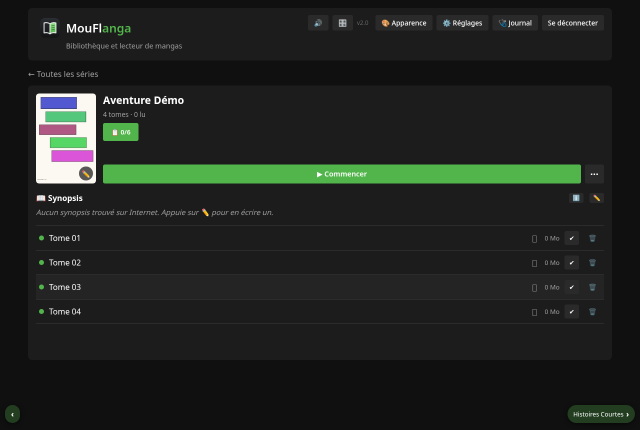
#> input picture docs/screenshots/serie.png, 1280 x 860 px (shown at 1/2 size)
$ python -i optimiser.py   (imports and definitions only)   (older library calls are emulated)
#> lines starting #> are read from the running program, lines starting #| are printed output that depends on the picture
#> further down, picture is the input picture: PIL image 1280x860 RGB; mean R, G, B 32, 35.7, 31.8
"""🪶 Alléger les tomes sans perte visible, et 🧼 éclaircir le papier des scans gris.

Alléger : pour chaque tome, quelques pages d'essai sont recompressées en JPEG à plusieurs qualités ; on garde la plus
basse dont l'écart avec l'original reste invisible (PSNR ≥ 42 dB sur chaque page d'essai) et qui fait gagner au moins
10 %. Une page qui ne gagne rien garde ses octets d'origine. Les noms et l'ordre des pages, chapitres.json et
ComicInfo.xml sont recopiés tels quels : le tome reste lisible et rangé pareil.
✨ Améliorer (vieux scans, seulement si on le demande) : réglages de 0 à 3 pour débruiter, adoucir les trames, blanchir
le papier (fond gris ou jauni, même inégal), renforcer les noirs, effacer les petites taches isolées, lisser les traits
en escalier et rendre plus net. Jamais sur une
page en couleur. Voir ameliorer().
L'original part à la corbeille (30 jours) seulement quand le nouveau fichier est écrit et relu ; un fichier encore
partagé par qBittorrent (lien physique) n'est jamais touché.
"""
import io
import logging
import threading
import time
import zipfile
from pathlib import Path

import cv2
import numpy as np
from PIL import Image, ImageOps

COMICINFO = "ComicInfo.xml"
logger = logging.getLogger("mouflanga")

QUALITES = (80, 85, 88, 92)
PSNR_MIN = 39.0            # en dessous, des différences peuvent se voir en zoomant ; au-dessus, invisibles à l'écran
GAIN_MIN = 0.10
_IMAGES = (".jpg", ".jpeg")                 # seulement les JPEG : un PNG ou un WebP garde son format et ses octets
_ETAT = {}                      # série → {"en_cours", "fait", "total", "message", "rapport"}
_VERROU = threading.Lock()


# [11 lines left out: functions _psnr, _jpeg, not called in this run]


_QUANT_Q50 = np.sort(np.array([16, 11, 10, 16, 24, 40, 51, 61, 12, 12, 14, 19, 26, 58, 60, 55, 14, 13, 16, 24, 40, 57, 69, 56, 14, 17, 22, 29, 51, 87, 80, 62,
                               18, 22, 37, 56, 68, 109, 103, 77, 24, 35, 55, 64, 81, 104, 113, 92, 49, 64, 78, 87, 103, 121, 120, 101, 72, 92, 95, 98, 112,
                               100, 103, 99], dtype=np.float64))     # table de luminosité standard à la qualité 50 (libjpeg)


# [8 lines left out: function qualite_jpeg, not called in this run]


QUALITE_ORIGINE = "origine"       # qualite_forcee : réenregistrer chaque tome à la qualité qu'il avait déjà (sans l'alléger)


def _pages(z: zipfile.ZipFile):
    return [n for n in z.namelist() if Path(n).suffix.lower() in _IMAGES]


# [24 lines left out: functions qualite_origine, est_couleur, not called in this run]


# ✨ Amélioration des vieux scans : chaque réglage va de 0 (non) à 3 (fort), appliqué dans cet ordre. « uniformiser » (0 ou 1) cale les
# noirs, les blancs et la teinte du tome sur ceux des autres tomes de la série (voir uniformite.py) : il lui faut le calage du tome.
AMELIORATIONS = ("debruit", "trames", "papier", "noirs", "taches", "lisser", "nettete", "agrandir", "uniformiser")


# [296 lines left out: functions reglages_amelioration, _traits, _caler, ameliorer, reduire, analyser and 4 more, not called in this run]


def etat(serie):
    with _VERROU:
        return dict(_ETAT.get(serie) or {})


# [74 lines left out: function lancer, not called in this run]


_CACHE_COMPARAISON = {}


# [13 lines left out: function comparer, not called in this run]


_VERROU_COMPARAISON = threading.Lock()


# [32 lines left out: function _comparer, not called in this run]


# ---------------- 📖 Pages doubles : une image large contient souvent deux pages collées ----------------
import archives                         # ordre et numérotation des pages tels que le lecteur les voit
import xml.etree.ElementTree as ET

_RATIO_DOUBLE = 1.2                     # largeur / hauteur à partir de laquelle une image est une double page
_DOUBLES_CACHE = {}                     # (fichier, date, taille) → liste repérée
_COUPES_ETAT = {}                       # série → {"en_cours", "fait", "total", "message", "rapport"}
_COUPE_FORMATS = (".jpg", ".jpeg", ".png", ".webp")


# [48 lines left out: functions reperer_doubles, apercu_page, apercu_paire, not called in this run]


# ---------------- 🔍 Repérer les paires de pages à assembler ----------------
_HAUTEUR_PAIRES = 1400                  # hauteur des pages pour le repérage : plus bas, les raies de scan et les traits fins se perdent
_PAIRES_CACHE = {}                      # (fichier, date, taille, sens) → paires repérées
SEUIL_PAIRE_POSSIBLE = 0.5              # accord des deux bords : à vérifier (≈ 1 fausse alerte sur 100 paires de pages voisines)
SEUIL_PAIRE_PROBABLE = 0.7              # ≈ 1 fausse alerte sur 200, un tiers des vraies paires


def _bandes_de_bord(im, k=6):
    """Les `k` colonnes de chaque bord d'une page (liserés de scan retirés), page réduite à _HAUTEUR_PAIRES : (bord gauche, bord droit)."""
#> called with k = 6
    im = im.convert("L")
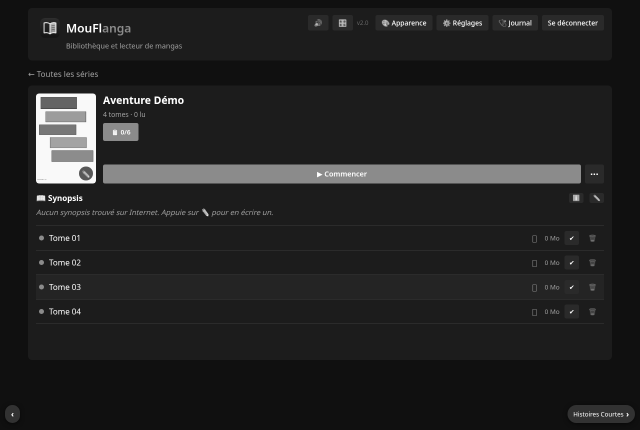
#> im: PIL image 1280x860 L (shown at 1/2 size); min 10, max 255, mean 34.1
    if im.height > _HAUTEUR_PAIRES:
        im = im.resize((max(1, round(im.width * _HAUTEUR_PAIRES / im.height)), _HAUTEUR_PAIRES), Image.BOX)
    gauche, droite = _rogner_bord(im, "gauche"), _rogner_bord(im, "droite")
    return np.asarray(gauche)[:, :k].astype(np.float32), np.asarray(droite)[:, -k:].astype(np.float32)


# [187 lines left out: functions score_paire, reperer_paires, _moities, _octets_page, _comicinfo_maj, couper and 1 more, not called in this run]


def _rogner_bord(im, cote, maxi=0.04):
    """Enlève, du côté qui touche l'autre page, les colonnes de bord du scan (liseré blanc ou noir, même dégradé) qui tranchent sur le dessin
    juste à côté : c'est ce qui fait la raie au milieu. Jamais plus de 4 % de la largeur pour le liseré, 8 % pour la marge blanche vide ; le dessin, lui, n'est pas touché."""
#> called with cote = 'gauche', maxi = 0.04
    moyennes = np.asarray(im.convert("L"), dtype=np.float32).mean(axis=0)
#> moyennes = 1280 values, max 79.56 at index 102, min 15.85 at index 9, mean 34.12
    ordre = moyennes[::-1] if cote == "droite" else moyennes
#> ordre has the same summary as moyennes
    limite = int(im.width * maxi)
#> limite = 51
    ref = float(np.median(ordre[8:40])) if len(ordre) > 40 else float(np.median(ordre))     # le dessin juste derrière le liseré
#> ref = 17.18
    stable = float(np.median(ordre[30:70])) if len(ordre) > 70 else ref
#> stable = 16.96
    zone = [j for j in range(min(24, len(ordre))) if abs(ordre[j] - stable) > 20]            # ombre ou halo de la reliure : tout ce qui dévie
#> zone = []
    proche = float(np.median(ordre[8:16])) if len(ordre) > 16 else ref
#> proche = 16.74
    fins = [j for j in range(min(8, len(ordre))) if abs(ordre[j] - proche) > 7]                # raie fine : même peu marquée, elle court sur toute la hauteur
#> fins = []
    base = max(zone[-1] + 1 if zone else 0, fins[-1] + 1 if fins else 0)
#> base = 0
    franches = [j for j in range(min(8, len(ordre) - 3)) if abs(ordre[j] - ref) > 40 and abs(ordre[j + 3] - ref) <= 25]    # trait étroit
#> franches = []
    n = max(base, franches[-1] + 1 if franches else 0)         # un liseré peut avoir un trou : blanc, trait noir, blanc
#> n = 0
    while n < limite and n < len(ordre) and abs(ordre[n] - ref) > 12 and (ordre[n] > 170 or ordre[n] < 40 or (n < 8 and abs(ordre[n] - ref) > 40)):
        n += 1                                   # liseré clair ou sombre ; sur les 8 premières colonnes, tout ce qui tranche franchement
#> this loop made 0 passes
#> after the loop, n = 0
    encre = (np.asarray(im.convert("L")) < 215).sum(axis=0)                  # traits par colonne
#> encre = 1280 values, max 860 at index 0, min 665 at index 187, mean 847.7
    encre = encre[::-1] if cote == "droite" else encre
    blanc_max = int(im.width * 0.08)
#> blanc_max = 102
    avant_marge = n
#> avant_marge = 0
    while n < blanc_max and n < len(encre) and encre[n] <= max(2, im.height // 120) and (ordre[n] > 200 or ordre[n] < 40):   # marge blanche coupée par le scan
        n += 1
#> after the loop, n = 0
    if n > avant_marge:                                                      # marge blanche retirée : son dégradé (halo clair) reste devant le dessin
        ref2 = float(np.median(ordre[n + 12:n + 45])) if len(ordre) > n + 45 else float(np.median(ordre[n:]))
        fin = n + 12
        while n < fin and n < len(ordre) and ordre[n] - ref2 > 20:
            n += 1
    gris = np.asarray(im.convert("L"), dtype=np.int16)
    gris = gris[:, ::-1] if cote == "droite" else gris
    n += _raie_dans_le_noir_ou_le_blanc(gris[:, n:])
    if not n:
        return im
    return im.crop((0, 0, im.width - n, im.height)) if cote == "droite" else im.crop((n, 0, im.width, im.height))


def _raie_dans_le_noir_ou_le_blanc(gris, largeur=12):
    """Raie fine du bord que les moyennes de colonnes ne voient pas : un fil clair dans une zone noire, ou un fil sombre dans une zone
    blanche (le dessin voisin décide). Rend le nombre de colonnes à retirer (0 s'il n'y en a pas)."""
#> called with largeur = 12
    if gris.shape[1] < largeur + 12:
        return 0
    voisin = np.median(gris[:, largeur:largeur + 8], axis=1)                  # ce que devrait être la ligne, d'après le dessin d'à côté
#> voisin = 860 values, max 50 at index 814, min 12 at index 844, mean 17.12
    noir, blanc = voisin < 70, voisin > 205
    dernier = -1
    for j in range(largeur):
        ecart = gris[:, j] - voisin
        if noir.sum() > gris.shape[0] // 20 and ecart[noir].mean() > 45:        # fil clair dans le noir
            dernier = j
        elif blanc.sum() > gris.shape[0] // 20 and ecart[blanc].mean() < -45:   # fil sombre dans le blanc
            dernier = j
    return dernier + 1


# [68 lines left out: functions _intersections, _courbe_profils, _bords, _courbe_lignes, _pic, not called in this run]


SEUIL_FIN = 0.8                 # accord des deux colonnes qui touchent la jointure : assez net pour décider seul
SEUIL_GROSSIER = 0.8            # accord des traits prolongés + profils : en dessous, le décalage reste à 0 et on le dit


# [33 lines left out: function estimer_decalage, not called in this run]


def _decalage_vertical(gauche, droite):
    """Le décalage à appliquer (0 quand l'estimation est incertaine). Voir estimer_decalage."""
    return estimer_decalage(gauche, droite)["dy"]


# [145 lines left out: functions carte_assemblage, assembler, lancer_coupes, not called in this run]


def coupes_etat(serie):
    with _VERROU:
        return dict(_COUPES_ETAT.get(serie) or {})

>>> from PIL import Image
>>> picture = Image.open('docs/screenshots/serie.png')
>>> result = _bandes_de_bord(picture)
#> call 2 of _rogner_bord, with cote = 'droite', maxi = 0.04
#> in _rogner_bord (call 2), `ordre = moyennes[::-1] if cote == "droite" else moyennes`: ordre = 1280 values, max 79.56 at index 1177, min 15.85 at index 1239, mean 34.12
#> in _rogner_bord (call 2), `ref = float(np.median(ordre[8:40])) if len(ordre) > 40 else float(np.m..`: ref = 17.36
#> in _rogner_bord (call 2), `stable = float(np.median(ordre[30:70])) if len(ordre) > 70 else ref`: stable = 18.24
#> in _rogner_bord (call 2), `proche = float(np.median(ordre[8:16])) if len(ordre) > 16 else ref`: proche = 16.56
#> after the loop in _rogner_bord (call 2), `while n < limite and n < len(ordre) and abs(ordre[n] - ref) > 12 and (..`: n = 0
#> in _rogner_bord (call 2), `encre = encre[::-1] if cote == "droite" else encre`: encre = 1280 values, max 860 at index 0, min 665 at index 1091, mean 847.7
#> after the loop in _rogner_bord (call 2), `while n < blanc_max and n < len(encre) and encre[n] <= max(2, im.heigh..`: n = 0
#> in _rogner_bord (call 2), `gris = gris[:, ::-1] if cote == "droite" else gris`:
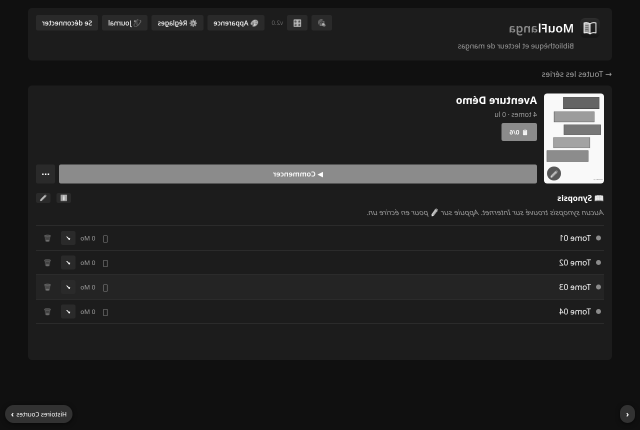
#> gris: shape (860, 1280) int16 (shown at 1/2 size); min 10, max 255, mean 34.1

$ run again, on docs/screenshots/apparence.png
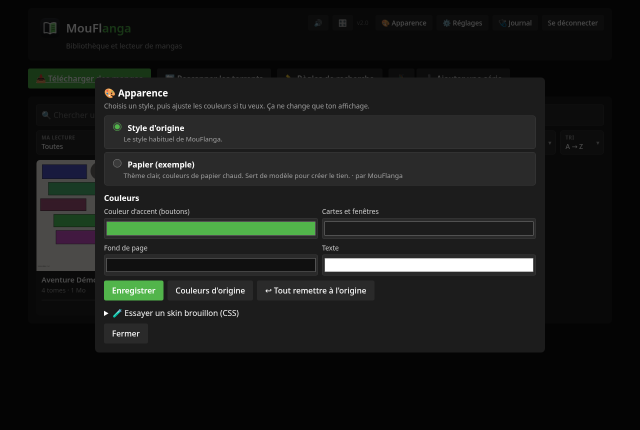
#> input picture docs/screenshots/apparence.png, 1280 x 860 px (shown at 1/2 size)
#> picture is the input picture: PIL image 1280x860 RGB; mean R, G, B 24.4, 26, 24.3
#> in _bandes_de_bord, `im = im.convert("L")`:
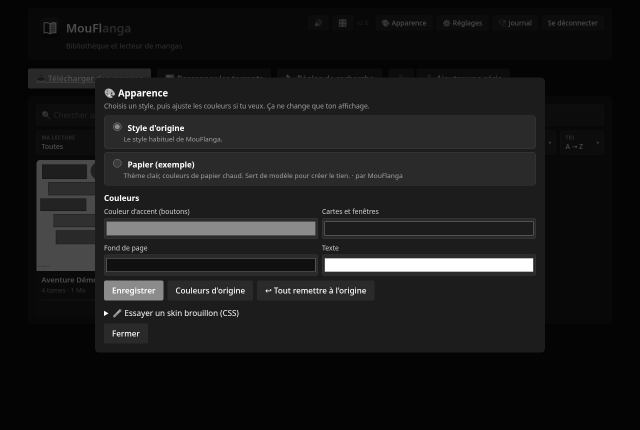
#> im: PIL image 1280x860 L (shown at 1/2 size); min 2, max 255, mean 25.3
#> moyennes = 1280 values, max 46.68 at index 251, min 4 at index 0, mean 25.32
#> ordre has the same summary as moyennes
#> ref = 4
#> zone = []
#> proche = 4
#> fins = []
#> base = 0
#> franches = []
#> in _rogner_bord, `n = max(base, franches[-1] + 1 if franches else 0)`: n = 0
#> in _rogner_bord, `encre = (np.asarray(im.convert("L")) < 215).sum(axis=0)`: encre = 1280 values, max 860 at index 0, min 821 at index 251, mean 848.8
#> avant_marge = 0
#> voisin = 860 values from 4 to 4
#> ordre = 1280 values, max 46.68 at index 1028, min 4 at index 0, mean 25.32
#> after the loop in _rogner_bord (call 2), `while n < limite and n < len(ordre) and abs(ordre[n] - ref) > 12 and (..`: n = 0
#> in _rogner_bord (call 2), `encre = encre[::-1] if cote == "droite" else encre`: encre = 1280 values, max 860 at index 0, min 821 at index 1018, mean 848.8
#> after the loop in _rogner_bord (call 2), `while n < blanc_max and n < len(encre) and encre[n] <= max(2, im.heigh..`: n = 0
#> in _rogner_bord (call 2), `gris = gris[:, ::-1] if cote == "droite" else gris`:
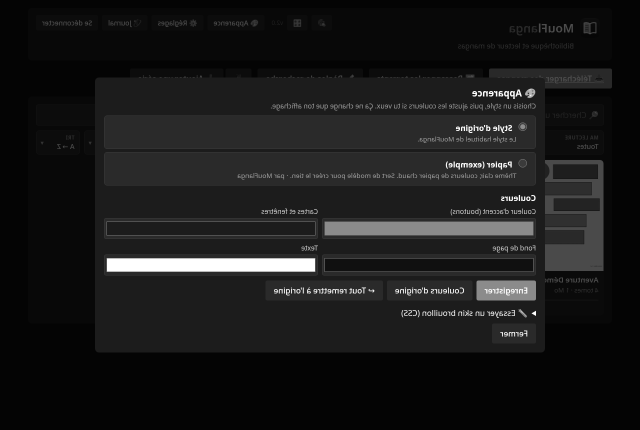
#> gris: shape (860, 1280) int16 (shown at 1/2 size); min 2, max 255, mean 25.3

$ run again, on docs/screenshots/journal.png
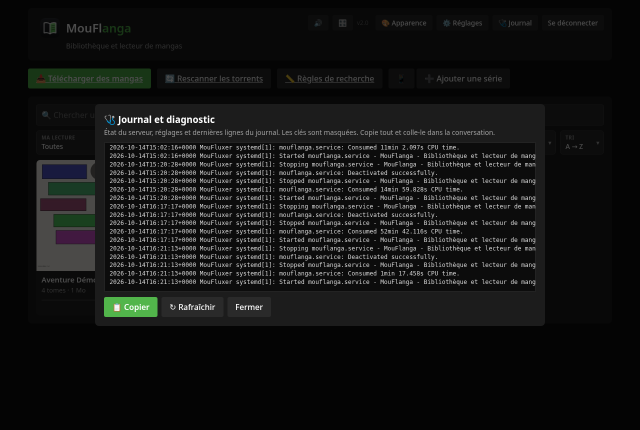
#> input picture docs/screenshots/journal.png, 1280 x 860 px (shown at 1/2 size)
#> picture is the input picture: PIL image 1280x860 RGB; mean R, G, B 18.6, 19.2, 18.6
#> moyennes = 1280 values, max 53.87 at index 302, min 4 at index 0, mean 18.94
#> ordre has the same summary as moyennes
#> ref = 4
#> zone = []
#> proche = 4
#> fins = []
#> base = 0
#> franches = []
#> in _rogner_bord, `n = max(base, franches[-1] + 1 if franches else 0)`: n = 0
#> in _rogner_bord, `encre = (np.asarray(im.convert("L")) < 215).sum(axis=0)`: encre = 1280 values, max 860 at index 0, min 829 at index 238, mean 858.8
#> avant_marge = 0
#> voisin = 860 values from 4 to 4
#> ordre = 1280 values, max 53.87 at index 977, min 4 at index 0, mean 18.94
#> after the loop in _rogner_bord (call 2), `while n < limite and n < len(ordre) and abs(ordre[n] - ref) > 12 and (..`: n = 0
#> in _rogner_bord (call 2), `encre = encre[::-1] if cote == "droite" else encre`: encre = 1280 values, max 860 at index 0, min 829 at index 1041, mean 858.8
#> after the loop in _rogner_bord (call 2), `while n < blanc_max and n < len(encre) and encre[n] <= max(2, im.heigh..`: n = 0
#> in _rogner_bord (call 2), `gris = gris[:, ::-1] if cote == "droite" else gris`:
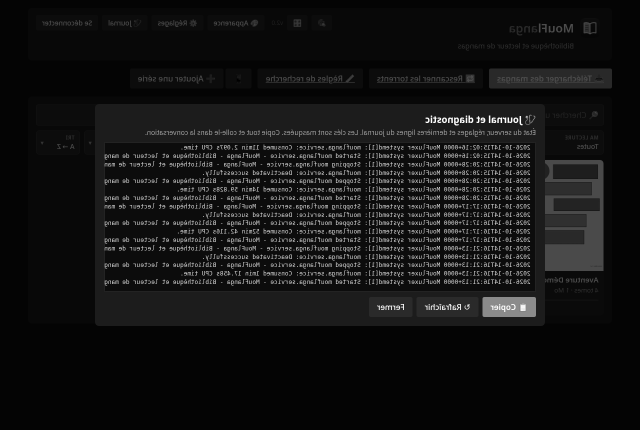
#> gris: shape (860, 1280) int16 (shown at 1/2 size); min 0, max 255, mean 18.9
